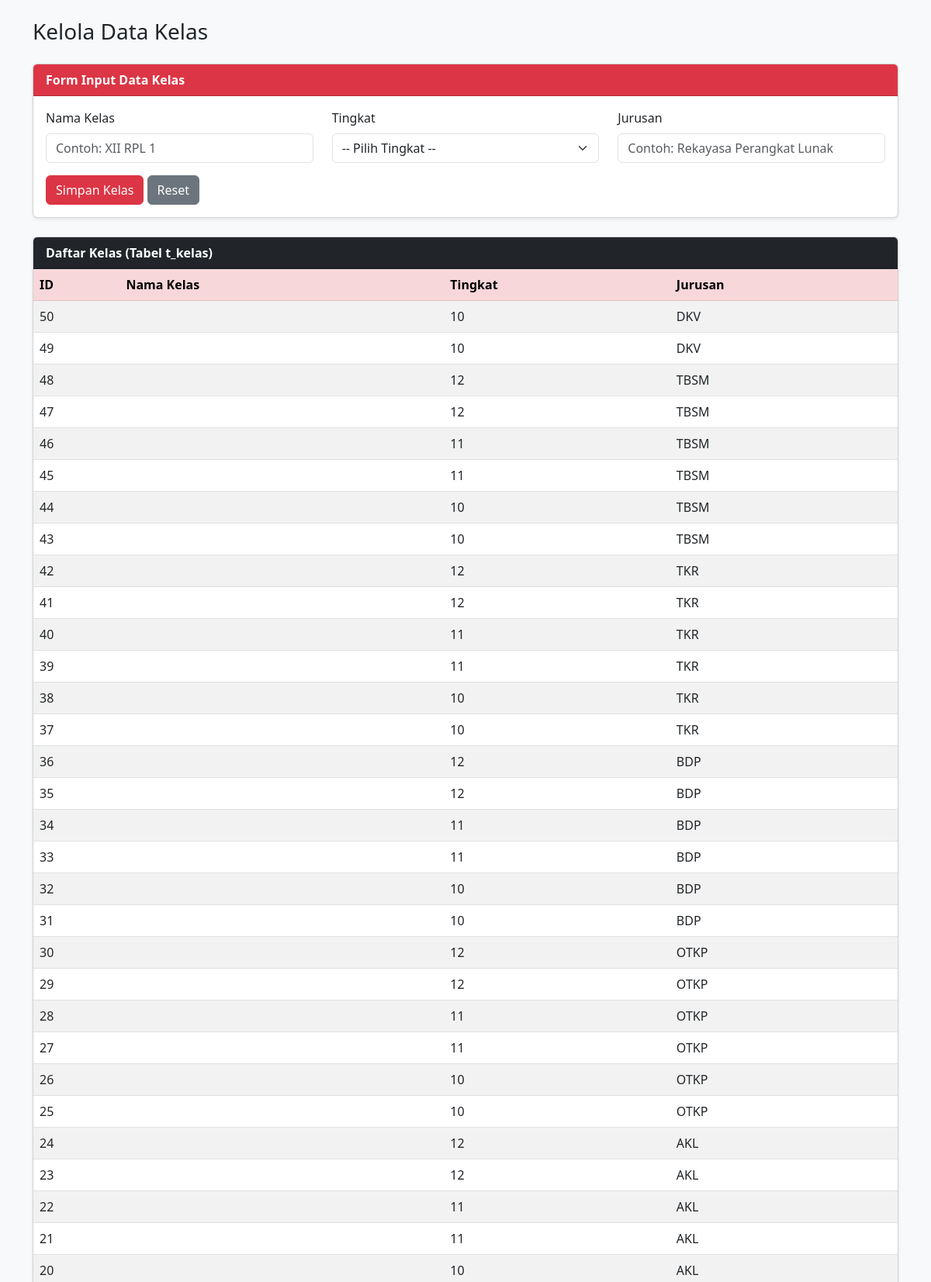
/kelas/kelas.php (upper part), run on the app's committed database.
### tables this page shows
CREATE TABLE `t_kelas` (
  `id` int(11) NOT NULL,
  `nama` varchar(100) DEFAULT NULL,
  `tingkat` varchar(20) NOT NULL,
  `jurusan` varchar(100) NOT NULL,
  `status_aktif` tinyint(1) NOT NULL,
  `created_at` timestamp NOT NULL DEFAULT current_timestamp(),
  `updated_at` timestamp NOT NULL DEFAULT current_timestamp()
);

### kelas/kelas.php (the view, shortened to what this page needs)
<?php
include '../koneksi.php';
?>
<!DOCTYPE html>
<html lang="id">
<head>
  <link href="https://cdn.jsdelivr.net/npm/bootstrap@5.3.0/dist/css/bootstrap.min.css" rel="stylesheet">
</head>
<body class="bg-light p-4">
  <div class="container">
    <h3 class="mb-4">Kelola Data Kelas</h3>
    <div class="card shadow-sm mb-4">
      <div class="card-header bg-danger text-white fw-bold">
        Form Input Data Kelas
      </div>
      <div class="card-body">
        <form action="" method="POST">
          <div class="row">
            <div class="col-md-4 mb-3">
              <label for="nama_kelas" class="form-label">Nama Kelas</label>
              <input type="text" name="nama_kelas" id="nama_kelas" class="form-control" placeholder="Contoh: XII RPL 1" maxlength="50" required>
            </div>
            <div class="col-md-4 mb-3">
              <label for="tingkat" class="form-label">Tingkat</label>
              <select name="tingkat" id="tingkat" class="form-select" required>
                <option value="">-- Pilih Tingkat --</option>
              </select>
            </div>
            <div class="col-md-4 mb-3">
              <label for="jurusan" class="form-label">Jurusan</label>
              <input type="text" name="jurusan" id="jurusan" class="form-control" placeholder="Contoh: Rekayasa Perangkat Lunak" maxlength="100" required>
            </div>
          </div>
          <button type="submit" name="simpan_kelas" class="btn btn-danger">Simpan Kelas</button>
          <button type="reset" class="btn btn-secondary">Reset</button>
        </form>
      </div>
    </div>
    <div class="card shadow-sm">
      <div class="card-header bg-dark text-white fw-bold">
        Daftar Kelas (Tabel t_kelas)
      </div>
      <div class="card-body p-0">
        <table class="table table-striped table-hover mb-0">
          <thead class="table-danger">
            <tr>
              <th width="10%">ID</th>
              <th>Nama Kelas</th>
              <th>Tingkat</th>
              <th>Jurusan</th>
            </tr>
          </thead>
          <tbody>
            <?php
            $query_kelas = mysqli_query($koneksi, "SELECT * FROM t_kelas ORDER BY id DESC");
            if ($query_kelas && mysqli_num_rows($query_kelas) > 0) {
                while ($row = mysqli_fetch_assoc($query_kelas)) {
                    echo "<tr>
                            <td>{$row['id']}</td>
                            <td>{$row['nama_kelas']}</td>
                            <td>{$row['tingkat']}</td>
                            <td>{$row['jurusan']}</td>
                          </tr>";
                }
            } else {
                echo "<tr><td colspan='4' class='text-center py-3'>Belum ada data kelas di database.</td></tr>";
            }
            ?>
          </tbody>
        </table>
      </div>
    </div>
  </div>
</body>
</html>

### data on the page
t_kelas: id "50", tingkat "10", jurusan "DKV"
t_kelas: id "49", tingkat "10", jurusan "DKV"
t_kelas: id "48", tingkat "12", jurusan "TBSM"
t_kelas: id "47", tingkat "12", jurusan "TBSM"
t_kelas: id "46", tingkat "11", jurusan "TBSM"
t_kelas: id "45", tingkat "11", jurusan "TBSM"
t_kelas: id "44", tingkat "10", jurusan "TBSM"
t_kelas: id "43", tingkat "10", jurusan "TBSM"
t_kelas: id "42", tingkat "12", jurusan "TKR"
t_kelas: id "41", tingkat "12", jurusan "TKR"
t_kelas: id "40", tingkat "11", jurusan "TKR"
t_kelas: id "39", tingkat "11", jurusan "TKR"
t_kelas: id "38", tingkat "10", jurusan "TKR"
t_kelas: id "37", tingkat "10", jurusan "TKR"
t_kelas: id "36", tingkat "12", jurusan "BDP"
t_kelas: id "35", tingkat "12", jurusan "BDP"
t_kelas: id "34", tingkat "11", jurusan "BDP"
t_kelas: id "33", tingkat "11", jurusan "BDP"
t_kelas: id "32", tingkat "10", jurusan "BDP"
t_kelas: id "31", tingkat "10", jurusan "BDP"
t_kelas: id "30", tingkat "12", jurusan "OTKP"
t_kelas: id "29", tingkat "12", jurusan "OTKP"
t_kelas: id "28", tingkat "11", jurusan "OTKP"
t_kelas: id "27", tingkat "11", jurusan "OTKP"
t_kelas: id "26", tingkat "10", jurusan "OTKP"
t_kelas: id "25", tingkat "10", jurusan "OTKP"
t_kelas: id "24", tingkat "12", jurusan "AKL"
t_kelas: id "23", tingkat "12", jurusan "AKL"
t_kelas: id "22", tingkat "11", jurusan "AKL"
t_kelas: id "21", tingkat "11", jurusan "AKL"
t_kelas: id "20", tingkat "10", jurusan "AKL"
